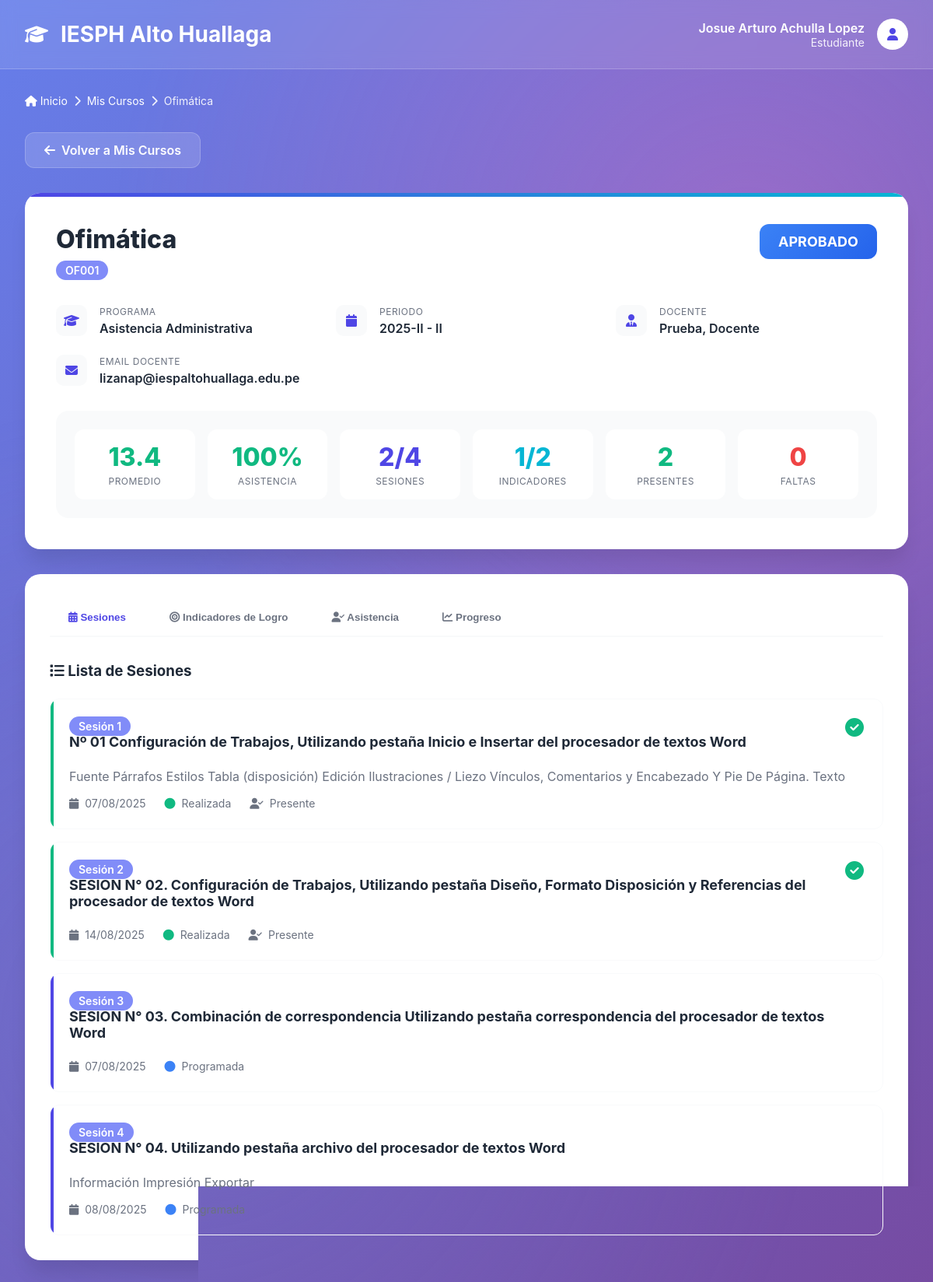
The app's page /student/course_details.php?id=3 (signed in) with its own data.
### tables this page shows
CREATE TABLE `unidades_didacticas` (
  `id` int(11) NOT NULL AUTO_INCREMENT,
  `nombre` varchar(200) NOT NULL,
  `codigo` varchar(50) NOT NULL,
  `programa_id` int(11) NOT NULL,
  `periodo_lectivo` varchar(20) NOT NULL,
  `periodo_academico` varchar(10) NOT NULL,
  `docente_id` int(11) NOT NULL,
  `estado` enum('activo','inactivo') DEFAULT 'activo',
  PRIMARY KEY (`id`),
  UNIQUE KEY `codigo` (`codigo`),
  KEY `programa_id` (`programa_id`),
  KEY `docente_id` (`docente_id`),
  CONSTRAINT `unidades_didacticas_ibfk_1` FOREIGN KEY (`programa_id`) REFERENCES `programas_estudio` (`id`) ON DELETE CASCADE,
  CONSTRAINT `unidades_didacticas_ibfk_2` FOREIGN KEY (`docente_id`) REFERENCES `usuarios` (`id`) ON DELETE CASCADE
);

CREATE TABLE `programas_estudio` (
  `id` int(11) NOT NULL AUTO_INCREMENT,
  `nombre` varchar(200) NOT NULL,
  `codigo` varchar(50) NOT NULL,
  `estado` enum('activo','inactivo') DEFAULT 'activo',
  `descripcion` text DEFAULT NULL,
  `duracion_semestres` int(11) DEFAULT 6,
  `modalidad` enum('presencial','virtual','semipresencial') DEFAULT 'presencial',
  PRIMARY KEY (`id`),
  UNIQUE KEY `codigo` (`codigo`)
);

CREATE TABLE `usuarios` (
  `id` int(11) NOT NULL AUTO_INCREMENT,
  `dni` varchar(8) NOT NULL,
  `nombres` varchar(100) NOT NULL,
  `apellidos` varchar(100) NOT NULL,
  `email` varchar(100) DEFAULT NULL,
  `password` varchar(255) NOT NULL,
  `tipo_usuario` enum('super_admin','docente','estudiante') NOT NULL,
  `estado` enum('activo','inactivo') DEFAULT 'activo',
  `fecha_creacion` timestamp NOT NULL DEFAULT current_timestamp(),
  PRIMARY KEY (`id`),
  UNIQUE KEY `dni` (`dni`)
);

CREATE TABLE `asistencias` (
  `id` int(11) NOT NULL AUTO_INCREMENT,
  `sesion_id` int(11) NOT NULL,
  `estudiante_id` int(11) NOT NULL,
  `estado` enum('presente','falta','tarde','permiso') NOT NULL,
  `observaciones` text DEFAULT NULL,
  `fecha_registro` timestamp NOT NULL DEFAULT current_timestamp(),
  PRIMARY KEY (`id`),
  UNIQUE KEY `unique_asistencia` (`sesion_id`,`estudiante_id`),
  KEY `estudiante_id` (`estudiante_id`),
  CONSTRAINT `asistencias_ibfk_1` FOREIGN KEY (`sesion_id`) REFERENCES `sesiones` (`id`) ON DELETE CASCADE,
  CONSTRAINT `asistencias_ibfk_2` FOREIGN KEY (`estudiante_id`) REFERENCES `usuarios` (`id`) ON DELETE CASCADE
);

CREATE TABLE `sesiones` (
  `id` int(11) NOT NULL AUTO_INCREMENT,
  `unidad_didactica_id` int(11) NOT NULL,
  `numero_sesion` int(11) NOT NULL,
  `titulo` varchar(200) NOT NULL,
  `fecha` date NOT NULL,
  `descripcion` text DEFAULT NULL,
  `estado` enum('programada','realizada','cancelada') DEFAULT 'programada',
  PRIMARY KEY (`id`),
  KEY `unidad_didactica_id` (`unidad_didactica_id`),
  CONSTRAINT `sesiones_ibfk_1` FOREIGN KEY (`unidad_didactica_id`) REFERENCES `unidades_didacticas` (`id`) ON DELETE CASCADE
);

### student/course_details.php (the view, shortened to what the rows shown need)
<?php
$course_id = intval($_GET['id']);
$student_id = $_SESSION['user_id'];
$database = new Database();
$conn = $database->getConnection();
try {
    $sql_course = "
        SELECT
            ud.id,
            ud.nombre,
            ud.codigo,
            ud.periodo_lectivo,
            ud.periodo_academico,
            pe.nombre as programa_nombre,
            CONCAT(u.apellidos, ', ', u.nombres) as docente_nombre,
            u.email as docente_email
        FROM unidades_didacticas ud
        INNER JOIN programas_estudio pe ON ud.programa_id = pe.id
        INNER JOIN usuarios u ON ud.docente_id = u.id
        WHERE ud.id = :course_id
    ";
    $stmt_course = $conn->prepare($sql_course);
    $stmt_course->bindParam(':course_id', $course_id, PDO::PARAM_INT);
    $stmt_course->execute();
    $course_info = $stmt_course->fetch(PDO::FETCH_ASSOC);
    $sql_sessions = "
        SELECT
            s.id,
            s.numero_sesion,
            s.titulo,
            s.fecha,
            s.descripcion,
            s.estado,
            a.estado as asistencia_estado
        FROM sesiones s
        LEFT JOIN asistencias a ON s.id = a.sesion_id AND a.estudiante_id = :student_id
        WHERE s.unidad_didactica_id = :course_id
        ORDER BY s.numero_sesion ASC
    ";
    $stmt_sessions = $conn->prepare($sql_sessions);
    $stmt_sessions->bindParam(':student_id', $student_id, PDO::PARAM_INT);
    $stmt_sessions->bindParam(':course_id', $course_id, PDO::PARAM_INT);
    $stmt_sessions->execute();
    $sessions = $stmt_sessions->fetchAll(PDO::FETCH_ASSOC);
} catch (PDOException $e) {
    echo "Error: " . $e->getMessage();
    exit();
}
function getStatusColor($status) {
    switch($status) {
        case 'realizada': return '#10B981';
        case 'programada': return '#3B82F6';
    }
}
function getAttendanceIcon($status) {
    switch($status) {
        case 'presente': return 'check-circle';
    }
}
function getAttendanceColor($status) {
    switch($status) {
        case 'presente': return '#10B981';
    }
}
?>
<!DOCTYPE html>
<html lang="es">
<head>
    <link href="https://cdnjs.cloudflare.com/ajax/libs/font-awesome/6.4.0/css/all.min.css" rel="stylesheet">
</head>
<body>
    <header class="header">
        <div class="header-content">
            <div class="header-title">
                <h1>IESPH Alto Huallaga</h1>
            </div>
        </div>
    </header>
    <div class="container">
        <nav class="breadcrumb">
            <a href="../dashboard.php"><i class="fas fa-home"></i> Inicio</a>
            <i class="fas fa-chevron-right"></i>
            <a href="my_courses.php">Mis Cursos</a>
            <i class="fas fa-chevron-right"></i>
            <span><?php echo htmlspecialchars($course_info['nombre']); ?></span>
        </nav>
        <div class="course-hero">
            <div class="course-hero-header">
                <div class="course-title">
                    <h1><?php echo htmlspecialchars($course_info['nombre']); ?></h1>
                    <span class="course-code"><?php echo htmlspecialchars($course_info['codigo']); ?></span>
                </div>
            </div>
            <div class="course-info-grid">
                <div class="info-item">
                    <div class="info-content">
                        <div class="info-label">Programa</div>
                        <div class="info-value"><?php echo htmlspecialchars($course_info['programa_nombre']); ?></div>
                    </div>
                </div>
                <div class="info-item">
                    <div class="info-content">
                        <div class="info-label">Periodo</div>
                        <div class="info-value"><?php echo htmlspecialchars($course_info['periodo_lectivo'] . ' - ' . $course_info['periodo_academico']); ?></div>
                    </div>
                </div>
                <div class="info-item">
                    <div class="info-content">
                        <div class="info-label">Email Docente</div>
                        <div class="info-value"><?php echo htmlspecialchars($course_info['docente_email'] ?? 'No disponible'); ?></div>
                    </div>
                </div>
            </div>
        </div>
        <div class="tabs-container">
            <div id="sessions" class="tab-content active">
                <?php if (!empty($sessions)): ?>
                    <div class="sessions-list">
                        <?php foreach ($sessions as $session): ?>
                            <div class="session-card <?php echo $session['estado']; ?>">
                                <div class="session-header">
                                    <div>
                                        <span class="session-number">Sesión <?php echo $session['numero_sesion']; ?></span>
                                        <h4 class="session-title"><?php echo htmlspecialchars($session['titulo']); ?></h4>
                                    </div>
                                    <?php if ($session['asistencia_estado']): ?>
                                        <i class="fas fa-<?php echo getAttendanceIcon($session['asistencia_estado']); ?>"
                                           style="color: <?php echo getAttendanceColor($session['asistencia_estado']); ?>; font-size: 1.5rem;"></i>
                                    <?php endif; ?>
                                </div>
                                <?php if ($session['descripcion']): ?>
                                    <p style="color: var(--gray); margin-bottom: 1rem;">
                                        <?php echo htmlspecialchars($session['descripcion']); ?>
                                    </p>
                                <?php endif; ?>
                                <div class="session-meta">
                                    <div class="session-meta-item">
                                        <i class="fas fa-calendar"></i>
                                        <?php echo date('d/m/Y', strtotime($session['fecha'])); ?>
                                    </div>
                                    <div class="session-meta-item">
                                        <i class="fas fa-circle" style="color: <?php echo getStatusColor($session['estado']); ?>"></i>
                                        <?php echo ucfirst($session['estado']); ?>
                                    </div>
                                    <?php if ($session['asistencia_estado']): ?>
                                        <div class="session-meta-item">
                                            <i class="fas fa-user-check"></i>
                                            <?php echo ucfirst($session['asistencia_estado']); ?>
                                        </div>
                                    <?php endif; ?>
                                </div>
                            </div>
                        <?php endforeach; ?>
                    </div>
                <?php endif; ?>
            </div>
        </div>
    </div>
</body>
</html>

### records on screen
unidades_didacticas: nombre "Ofimática", codigo "OF001", programa.nombre "Asistencia Administrativa", periodo_lectivo+periodo_academico "2025-II - II", docente.email "lizanap@iespaltohuallaga.edu.pe"
asistencias: sesion.numero_sesion "1", sesion.titulo "Nº 01 Configuración de Trabajos, Utilizando pestaña Inicio e Insertar del procesador de textos Word", sesion.descripcion "Fuente Párrafos Estilos Tabla (disposición) Edición Ilustraciones / Liezo Vínculos, Comentarios y Encabezado Y Pie De Página. Texto", sesion.fecha "07/08/2025", sesion.estado "Realizada", estado "Presente"
asistencias: sesion.numero_sesion "2", sesion.titulo "SESION N° 02. Configuración de Trabajos, Utilizando pestaña Diseño, Formato Disposición y Referencias del procesador de textos Word", sesion.fecha "14/08/2025", sesion.estado "Realizada", estado "Presente"
sesiones: numero_sesion "3", titulo "SESION N° 03. Combinación de correspondencia Utilizando pestaña correspondencia del procesador de textos Word", fecha "07/08/2025", estado "Programada"
sesiones: numero_sesion "4", titulo "SESION N° 04. Utilizando pestaña archivo del procesador de textos Word", descripcion "Información Impresión Exportar", fecha "08/08/2025", estado "Programada"

### other values on screen
$student_name "Josue Arturo Achulla Lopez"
$course_condition "APROBADO"
$course_info['docente_nombre'] "Prueba, Docente"
$overall_average "13.4"
$attendance_percentage "100"
$completed_sessions "2"
$total_sessions "4"
$grade_count "1"
count($indicators) "2"
$attended_sessions "2"
$missed_sessions "0"
